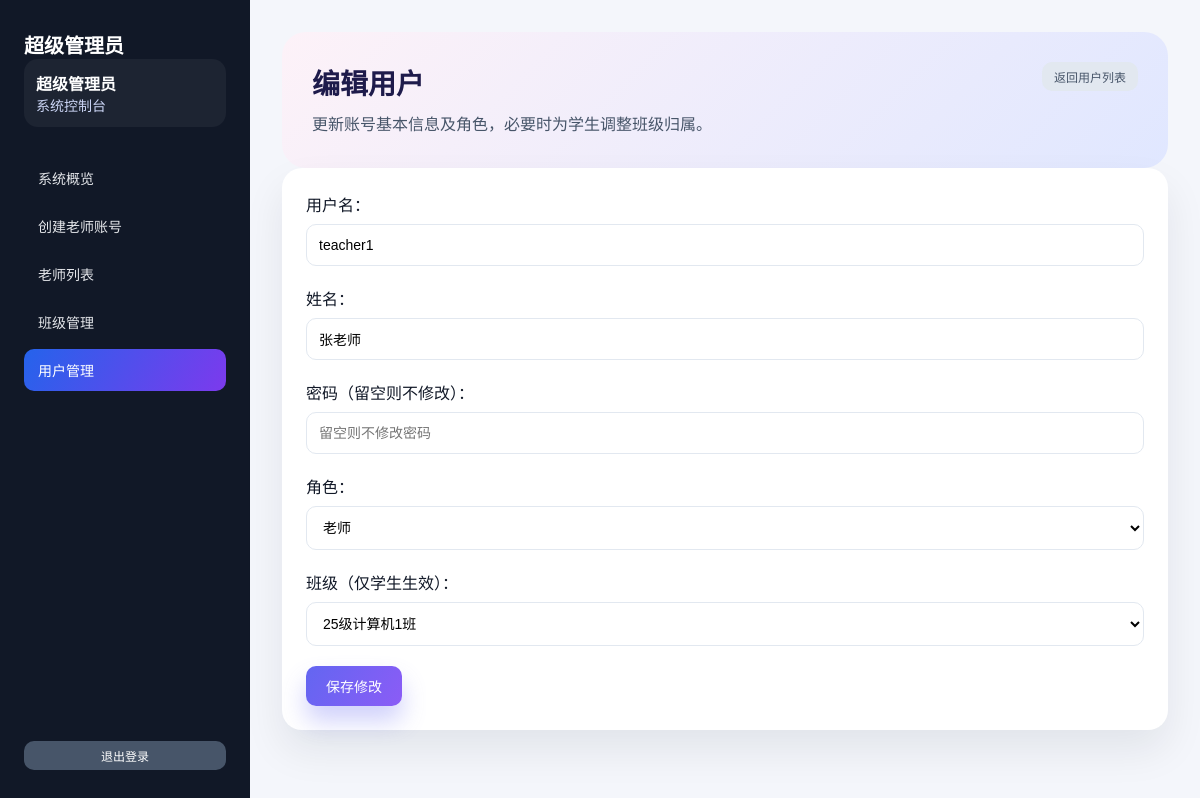
Page /admin/edit_user.php?id=2 (signed in) on the committed database.
### tables this page shows
CREATE TABLE `users` (
  `id` int(11) NOT NULL AUTO_INCREMENT,
  `username` varchar(50) NOT NULL,
  `password` varchar(255) NOT NULL,
  `name` varchar(50) NOT NULL,
  `role` enum('admin','teacher','student') NOT NULL DEFAULT 'student',
  `class_id` int(11) DEFAULT NULL COMMENT '班级ID，学生所属班级',
  `teacher_id` int(11) DEFAULT NULL COMMENT '创建该学生的老师ID',
  `created_by` int(11) DEFAULT NULL COMMENT '创建者ID',
  `created_at` datetime DEFAULT CURRENT_TIMESTAMP,
  PRIMARY KEY (`id`),
  UNIQUE KEY `username` (`username`),
  KEY `teacher_id` (`teacher_id`),
  KEY `created_by` (`created_by`),
  CONSTRAINT `users_ibfk_1` FOREIGN KEY (`teacher_id`) REFERENCES `users` (`id`) ON DELETE SET NULL,
  CONSTRAINT `users_ibfk_2` FOREIGN KEY (`created_by`) REFERENCES `users` (`id`) ON DELETE SET NULL
);

CREATE TABLE `classes` (
  `id` int(11) NOT NULL AUTO_INCREMENT,
  `name` varchar(100) NOT NULL COMMENT '班级名称',
  `description` text COMMENT '班级描述',
  `created_at` datetime DEFAULT CURRENT_TIMESTAMP,
  PRIMARY KEY (`id`)
);

### config.php (called while the page is built, shortened)
<?php
function getDB() {
    static $pdo = null;
    if ($pdo === null) {
        try {
            $dsn = "mysql:host=" . DB_HOST . ";dbname=" . DB_NAME . ";charset=" . DB_CHARSET;
            $pdo = new PDO($dsn, DB_USER, DB_PASS);
            $pdo->setAttribute(PDO::ATTR_ERRMODE, PDO::ERRMODE_EXCEPTION);
            $pdo->setAttribute(PDO::ATTR_DEFAULT_FETCH_MODE, PDO::FETCH_ASSOC);
        } catch(PDOException $e) {
            die("数据库连接失败: " . $e->getMessage());
        }
    }
    return $pdo;
}
function getCurrentUser() {
    $pdo = getDB();
    $stmt = $pdo->prepare("SELECT * FROM users WHERE id = ?");
    $stmt->execute([$_SESSION['user_id']]);
    return $stmt->fetch();
}
?>

### admin/edit_user.php (the view, shortened to what this page needs)
<?php
require_once '../config.php';
require_once 'admin_sidebar.php';
$pdo = getDB();
$userId = $_GET['id'] ?? 0;
$returnUrl = 'user_list.php';
$userToEdit = $pdo->prepare("SELECT * FROM users WHERE id = ?");
$userToEdit->execute([$userId]);
$userToEdit = $userToEdit->fetch();
$currentAdmin = getCurrentUser();
$classes = $pdo->query("SELECT * FROM classes ORDER BY name")->fetchAll();
?>
<!DOCTYPE html>
<html lang="zh-CN">
<head>
    <link rel="stylesheet" href="../style.css">
</head>
<body>
    <div class="app-shell">
        <?php renderAdminSidebar('user_list', $currentAdmin); ?>
        <main class="app-content">
            <section class="page-hero">
                <div>
                    <h1>编辑用户</h1>
                    <p>更新账号基本信息及角色，必要时为学生调整班级归属。</p>
                </div>
                <div>
                    <a href="<?php echo $returnUrl; ?>" class="btn btn-muted btn-small">返回用户列表</a>
                </div>
            </section>
            <div class="card">
                <form method="POST">
                    <div class="form-group">
                        <label>用户名：</label>
                        <input type="text" name="username" value="<?php echo htmlspecialchars($userToEdit['username']); ?>" required>
                    </div>
                    <div class="form-group">
                        <label>姓名：</label>
                        <input type="text" name="name" value="<?php echo htmlspecialchars($userToEdit['name']); ?>" required>
                    </div>
                    <div class="form-group">
                        <label>密码（留空则不修改）：</label>
                        <input type="password" name="password" placeholder="留空则不修改密码">
                    </div>
                    <div class="form-group">
                        <label>角色：</label>
                        <select name="role" required>
                            <option value="teacher" <?php echo $userToEdit['role'] === 'teacher' ? 'selected' : ''; ?>>老师</option>
                        </select>
                    </div>
                    <div class="form-group">
                        <label>班级（仅学生生效）：</label>
                        <select name="class_id">
                            <?php foreach ($classes as $class): ?>
                                <option value="<?php echo $class['id']; ?>" <?php echo $userToEdit['class_id'] == $class['id'] ? 'selected' : ''; ?>>
                                    <?php echo htmlspecialchars($class['name']); ?>
                                </option>
                            <?php endforeach; ?>
                        </select>
                    </div>
                    <button type="submit" name="update_user" class="btn btn-primary">保存修改</button>
                </form>
            </div>
        </main>
    </div>
</body>
</html>

### admin/admin_sidebar.php (shortened to what this page needs)
<?php
function renderAdminSidebar($activeKey = 'dashboard', $user = null) {
    $menu = [
        'dashboard' => ['label' => '系统概览', 'href' => 'index.php'],
        'create_teacher' => ['label' => '创建老师账号', 'href' => 'create_teacher.php'],
        'teacher_list' => ['label' => '老师列表', 'href' => 'teacher_list.php'],
        'manage_classes' => ['label' => '班级管理', 'href' => 'manage_classes.php'],
        'user_list' => ['label' => '用户管理', 'href' => 'user_list.php'],
    ];
    $userName = $user ? htmlspecialchars($user['name']) : '管理员';
    ?>
    <aside class="app-sidebar" id="app-sidebar">
        <div>
            <div class="sidebar-brand">超级管理员</div>
            <div class="sidebar-user">
                <strong><?php echo $userName; ?></strong>
                <span>系统控制台</span>
            </div>
        </div>
        <nav class="sidebar-menu">
            <?php foreach ($menu as $key => $item): ?>
                <a href="<?php echo $item['href']; ?>" class="<?php echo $key === $activeKey ? 'active' : ''; ?>" onclick="closeMobileMenu()">
                    <?php echo htmlspecialchars($item['label']); ?>
                </a>
            <?php endforeach; ?>
        </nav>
        <a href="logout.php" class="btn btn-secondary btn-small" onclick="closeMobileMenu()">退出登录</a>
    </aside>
    <?php
}

### style.css (style rules this page uses)
* { margin: 0; padding: 0; box-sizing: border-box; }
body { font-family: 'Microsoft YaHei', Arial, sans-serif; background: #f4f6fb; min-height: 100vh; color: #1f2933; }
.app-shell { display: flex; min-height: 100vh; }
.app-sidebar { width: 250px; background: #111827; color: white; display: flex; flex-direction: column; padding: 30px 24px; gap: 30px; }
.sidebar-brand { font-size: 20px; font-weight: 600; }
.sidebar-user { background: rgba(255,255,255,0.05); border-radius: 14px; padding: 12px; }
.sidebar-user span { display: block; font-size: 14px; color: #cbd5f5; }
.sidebar-menu { display: flex; flex-direction: column; gap: 6px; flex: 1; }
.sidebar-menu a { color: #e5e7eb; padding: 11px 14px; border-radius: 10px; text-decoration: none; transition: background 0.2s, transform 0.2s; font-size: 14px; }
.sidebar-menu a.active { background: linear-gradient(120deg, #2563eb, #7c3aed); color: #fff; }
.app-content { flex: 1; padding: 32px; }
.page-hero { background: linear-gradient(135deg, #fdf2f8, #e0e7ff); border-radius: 24px; padding: 30px; display: flex; justify-content: space-between; gap: 40px; align-items: flex-start; }
.page-hero h1 { font-size: 28px; color: #1e1b4b; margin-bottom: 10px; }
.page-hero p { color: #475569; line-height: 1.6; }
.form-group { margin-bottom: 20px; }
.form-group label { display: block; margin-bottom: 8px; color: #111827; font-weight: 500; }
.form-group input, .form-group textarea, .form-group select { width: 100%; padding: 12px; border: 1px solid #e2e8f0; border-radius: 10px; font-size: 14px; font-family: inherit; background: #fff; }
.btn { padding: 10px 20px; border: none; border-radius: 10px; cursor: pointer; font-size: 14px; transition: all 0.3s; text-decoration: none; display: inline-block; text-align: center; font-weight: 500; }
.btn-primary { background: linear-gradient(120deg, #6366f1, #8b5cf6); color: white; box-shadow: 0 15px 25px rgba(99, 102, 241, 0.3); }
.btn-secondary { background: #475569; color: white; }
.btn-muted { background: #e2e8f0; color: #475569; }
.btn-small { padding: 6px 12px; font-size: 12px; }
.card { background: white; border-radius: 20px; padding: 24px; margin-bottom: 24px; box-shadow: 0 20px 40px rgba(15, 23, 42, 0.08); }

### rows in the picture
users: name "超级管理员"
users: username "teacher1", name "张老师", role "老师", class_id "25级计算机1班"

### other values in the picture
$item['label'] "系统概览"
$item['label'] "创建老师账号"
$item['label'] "老师列表"
$item['label'] "班级管理"
$item['label'] "用户管理"
